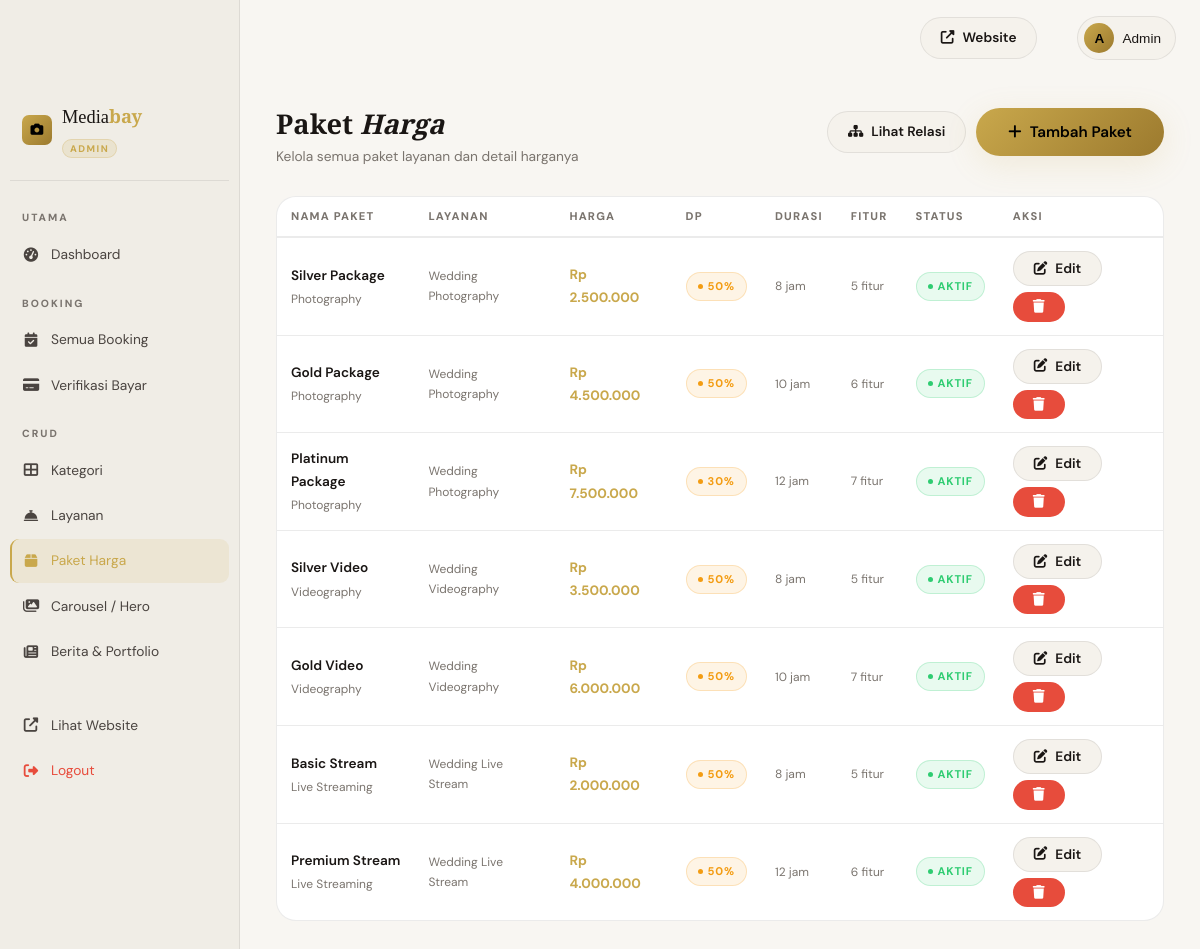
Page /admin/packages (signed in) on the committed database.
### tables this page shows
CREATE TABLE `packages` (
  `id` int(11) NOT NULL,
  `service_id` int(11) NOT NULL,
  `name` varchar(150) NOT NULL,
  `price` decimal(12,2) NOT NULL,
  `dp_percentage` int(11) DEFAULT 50,
  `description` text DEFAULT NULL,
  `features` longtext DEFAULT NULL CHECK (json_valid(`features`)),
  `duration_hours` int(11) DEFAULT 8,
  `is_active` tinyint(1) DEFAULT 1,
  `created_at` timestamp NOT NULL DEFAULT current_timestamp()
);

CREATE TABLE `categories` (
  `id` int(11) NOT NULL,
  `name` varchar(100) NOT NULL,
  `slug` varchar(100) NOT NULL,
  `icon` varchar(50) DEFAULT NULL,
  `description` text DEFAULT NULL,
  `image` varchar(255) DEFAULT NULL,
  `sort_order` int(11) DEFAULT 0,
  `is_active` tinyint(1) DEFAULT 1,
  `created_at` timestamp NOT NULL DEFAULT current_timestamp()
);

CREATE TABLE `services` (
  `id` int(11) NOT NULL,
  `category_id` int(11) NOT NULL,
  `name` varchar(150) NOT NULL,
  `slug` varchar(150) NOT NULL,
  `description` text DEFAULT NULL,
  `image` varchar(255) DEFAULT NULL,
  `is_active` tinyint(1) DEFAULT 1,
  `created_at` timestamp NOT NULL DEFAULT current_timestamp()
);

### app/controllers/Controllers.php (called while the page is built, shortened)
<?php
class AdminController extends Controller {
    public function packages(): void {
        $db       = Database::getInstance();
        $packages = $db->query("
            SELECT p.*, s.name as service_name, c.name as category_name
            FROM packages p
            JOIN services s ON p.service_id = s.id
            JOIN categories c ON s.category_id = c.id
            ORDER BY c.sort_order, s.name, p.price
        ")->fetchAll();
        $this->view('admin/packages', compact('packages', 'services', 'flash'), 'admin');
    }
}

### public/index.php (called while the page is built, shortened)
<?php
require_once __DIR__ . '/../core/Router.php';
require_once __DIR__ . '/../app/controllers/Controllers.php';
$scriptDir = dirname($_SERVER['SCRIPT_NAME'] ?? '/index.php');
$basePath  = ($scriptDir === '/' || $scriptDir === '\\') ? '' : rtrim($scriptDir, '/');
$router = new Router($basePath);
$router->dispatch();

### app/views/admin/packages.php (the view, shortened to what this page needs)
<div class="admin-page-header">
  <div class="admin-page-header-left">
    <h1>Paket <em>Harga</em></h1>
    <p>Kelola semua paket layanan dan detail harganya</p>
  </div>
  <div class="admin-page-header-actions">
    <a href="<?= BASE_URL ?>/admin/relations" class="btn btn-ghost btn-sm"><i class="fas fa-sitemap"></i> Lihat Relasi</a>
    <button class="btn btn-primary" data-modal-open="modal-add-pkg"><i class="fas fa-plus"></i> Tambah Paket</button>
  </div>
</div>
<div class="admin-card">
  <div class="table-wrap">
    <table class="admin-table">
      <thead><tr><th>Nama Paket</th><th>Layanan</th><th>Harga</th><th>DP</th><th>Durasi</th><th>Fitur</th><th>Status</th><th>Aksi</th></tr></thead>
      <tbody>
        <?php foreach($packages as $p):
          $feats = json_decode($p['features']??'[]', true);
        ?>
        <tr>
          <td>
            <div class="td-title"><?= htmlspecialchars($p['name']) ?></div>
            <div class="td-sub"><?= htmlspecialchars($p['category_name']) ?></div>
          </td>
          <td class="td-sub"><?= htmlspecialchars($p['service_name']) ?></td>
          <td><span style="color:var(--gold);font-weight:700">Rp <?= number_format($p['price'],0,',','.') ?></span></td>
          <td><span class="badge badge-waiting"><?= $p['dp_percentage'] ?>%</span></td>
          <td class="td-sub"><?= $p['duration_hours'] ?> jam</td>
          <td class="td-sub"><?= count($feats) ?> fitur</td>
          <td><span class="badge <?= $p['is_active']?'badge-approved':'badge-rejected' ?>"><?= $p['is_active']?'Aktif':'Nonaktif' ?></span></td>
          <td>
            <div class="td-actions">
              <button class="btn btn-ghost btn-sm" data-modal-open="modal-edit-pkg-<?= $p['id'] ?>"><i class="fas fa-edit"></i> Edit</button>
              <form method="POST" action="<?= BASE_URL ?>/admin/packages/<?= $p['id'] ?>/delete">
                <button type="submit" class="btn btn-danger btn-sm" data-confirm="Hapus paket '<?= htmlspecialchars($p['name']) ?>'?"><i class="fas fa-trash"></i></button>
              </form>
            </div>
          </td>
        </tr>
        <?php endforeach; ?>
      </tbody>
    </table>
  </div>
</div>

### core/Router.php (shortened to what this page needs)
<?php
class Router {
    private array $routes = [];
    private function addRoute(string $method, string $path, string $controller, string $action): void {
        $this->routes[] = [
            'method'     => $method,
            'path'       => $path,
            'controller' => $controller,
            'action'     => $action,
            'pattern'    => $this->pathToPattern($path),
        ];
    }
    private function pathToPattern(string $path): string {
        $pattern = preg_replace('/\/:([^\/]+)/', '/(?P<$1>[^/]+)', $path);
        return '#^' . $pattern . '$#';
    }
    public function dispatch(): void {
        $requestUri = parse_url($_SERVER['REQUEST_URI'], PHP_URL_PATH);
        $requestUri = rawurldecode($requestUri);
        $requestUri = '/' . ltrim($requestUri, '/');
        if ($requestUri !== '/') {
            $requestUri = rtrim($requestUri, '/');
        }
        $requestMethod = $_SERVER['REQUEST_METHOD'];
        foreach ($this->routes as $route) {
            if (($route['method'] === $requestMethod || $route['method'] === 'ANY') &&
                preg_match($route['pattern'], $requestUri, $matches)) {
                $params = array_filter($matches, fn($k) => !is_int($k), ARRAY_FILTER_USE_KEY);
                $this->invoke($route['controller'], $route['action'], $params);
                return;
            }
        }
    }
    private function invoke(string $controllerName, string $action, array $params): void {
        $controller = new $controllerName();
        call_user_func_array([$controller, $action], $params);
    }
}

### public/assets/css/main.css (style rules this page uses)
:root { --gold: #c9a84c; --gold-light: #e2c97e; --gold-dark: #9c7a2e; --bg: #0d0d0d; --bg-2: #141414; --bg-3: #1c1c1c; --bg-4: #242424; --surface: #1a1a1a; --border: rgba(201,168,76,0.18); --border-soft: rgba(255,255,255,0.07); --text: #f0ece4; --text-muted: #8a8580; --text-soft: #c8c4bc; --white: #ffffff; --nav-blur-bg: rgba(13,13,13,0.88); --card-bg: var(--bg-3); --danger: #e74c3c; --success: #2ecc71; --warning: #f39c12; --info: #3498db; --radius: 12px; --radius-lg: 20px; --radius-xl: 32px; --shadow: 0 8px 32px rgba(0,0,0,0.45); --shadow-gold: 0 8px 32px rgba(201,168,76,0.15); --transition: all 0.35s cubic-bezier(0.4,0,0.2,1); --font-display:'Playfair Display', Georgia, serif; --font-body: 'DM Sans', system-ui, sans-serif; --nav-h: 76px; }
[data-theme="light"] { --bg: #f8f6f2; --bg-2: #f0ede6; --bg-3: #ffffff; --bg-4: #f5f2ec; --surface: #ffffff; --border: rgba(201,168,76,0.25); --border-soft: rgba(0,0,0,0.08); --text: #1a1614; --text-muted: #7a746e; --text-soft: #4a4440; --nav-blur-bg: rgba(248,246,242,0.92); --card-bg: #ffffff; --shadow: 0 4px 24px rgba(0,0,0,0.10); }
*, *::before, *::after { box-sizing: border-box; margin: 0; padding: 0; }
html { scroll-behavior: smooth; font-size: 16px; }
body { font-family: var(--font-body); background: var(--bg); color: var(--text); line-height: 1.7; overflow-x: hidden; transition: background 0.3s, color 0.3s; }
a { color: inherit; text-decoration: none; }
h1,h2,h3,h4,h5 { font-family: var(--font-display); font-weight: 700; line-height: 1.2; }
h1 { font-size: clamp(2.4rem, 5vw, 4.5rem); }
.btn { display: inline-flex; align-items: center; gap: 8px; padding: 14px 32px; border-radius: 100px; font-family: var(--font-body); font-weight: 600; font-size: 0.95rem; cursor: pointer; border: none; transition: var(--transition); position: relative; overflow: hidden; }
.btn::after { content: ''; position: absolute; inset: 0; background: rgba(255,255,255,0.08); opacity: 0; transition: opacity 0.2s; }
.btn-primary { background: linear-gradient(135deg, var(--gold), var(--gold-dark)); color: #000; box-shadow: var(--shadow-gold); }
.btn-ghost { background: var(--bg-4); border: 1px solid var(--border-soft); color: var(--text); }
.btn-danger { background: var(--danger); color: #fff; }
.btn-sm { padding: 8px 20px; font-size: 0.85rem; }
.badge { display: inline-flex; align-items: center; gap: 5px; padding: 4px 11px; border-radius: 100px; font-size: 0.7rem; font-weight: 700; text-transform: uppercase; letter-spacing: 0.8px; }
.badge::before { content: ''; width: 5px; height: 5px; border-radius: 50%; background: currentColor; }
.badge-waiting { background: rgba(243,156,18,0.11); color: var(--warning); border: 1px solid rgba(243,156,18,0.22); }
.badge-approved { background: rgba(46,204,113,0.11); color: var(--success); border: 1px solid rgba(46,204,113,0.22); }
.table-wrap { overflow-x: auto; }

### public/assets/css/admin.css (style rules this page uses)
.admin-page-header { display: flex; align-items: flex-start; justify-content: space-between; gap: 16px; flex-wrap: wrap; margin-bottom: 28px; }
.admin-page-header-left h1 { font-size: 1.7rem; margin-bottom: 4px; }
.admin-page-header-left p { color: var(--text-muted); font-size: 0.86rem; }
.admin-page-header-actions { display: flex; gap: 10px; flex-wrap: wrap; align-items: center; }
.admin-card { background: var(--card-bg); border: 1px solid var(--border-soft); border-radius: var(--radius-lg); overflow: hidden; margin-bottom: 24px; transition: background 0.3s, border-color 0.3s; }
.admin-table { width: 100%; border-collapse: collapse; }
.admin-table th { padding: 10px 14px; font-size: 0.7rem; font-weight: 800; text-transform: uppercase; letter-spacing: 1.2px; color: var(--text-muted); border-bottom: 2px solid var(--border-soft); white-space: nowrap; text-align: left; }
.admin-table td { padding: 13px 14px; font-size: 0.85rem; border-bottom: 1px solid var(--border-soft); vertical-align: middle; }
.admin-table tr:last-child td { border-bottom: none; }
.admin-table .td-title { font-weight: 600; color: var(--text); }
.admin-table .td-sub { font-size: 0.75rem; color: var(--text-muted); margin-top: 2px; }
.admin-table .td-actions { display: flex; gap: 6px; align-items: center; flex-wrap: wrap; }

### rows in the picture
packages: name "Silver Package", categories.name "Photography", service.name "Wedding Photography", price "2.500.000", dp_percentage "50", duration_hours "8", features "5", is_active "AKTIF"
packages: name "Gold Package", categories.name "Photography", service.name "Wedding Photography", price "4.500.000", dp_percentage "50", duration_hours "10", features "6", is_active "AKTIF"
packages: name "Platinum Package", categories.name "Photography", service.name "Wedding Photography", price "7.500.000", dp_percentage "30", duration_hours "12", features "7", is_active "AKTIF"
packages: name "Silver Video", categories.name "Videography", service.name "Wedding Videography", price "3.500.000", dp_percentage "50", duration_hours "8", features "5", is_active "AKTIF"
packages: name "Gold Video", categories.name "Videography", service.name "Wedding Videography", price "6.000.000", dp_percentage "50", duration_hours "10", features "7", is_active "AKTIF"
packages: name "Basic Stream", categories.name "Live Streaming", service.name "Wedding Live Stream", price "2.000.000", dp_percentage "50", duration_hours "8", features "5", is_active "AKTIF"
packages: name "Premium Stream", categories.name "Live Streaming", service.name "Wedding Live Stream", price "4.000.000", dp_percentage "50", duration_hours "12", features "6", is_active "AKTIF"
